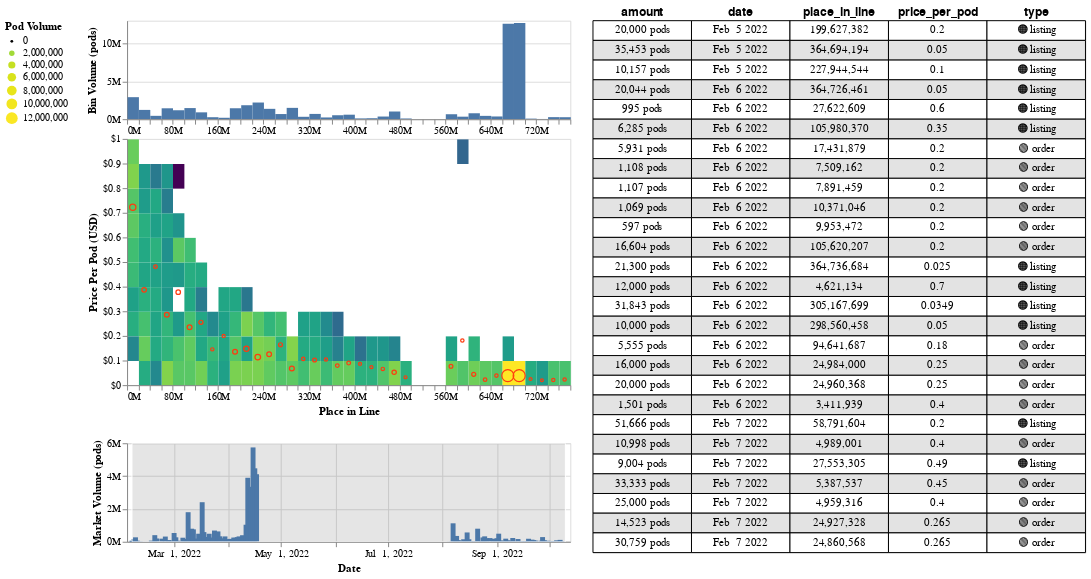

Notebook code cell kept with this figure:
### Code cell
"""
Some notes: 
    why is vega-lite so hard ʕっ•ᴥ•ʔっ
    
    Cross filtering by temporal domain through an interval selection: 
        https://stackoverflow.com/questions/71249346/use-interval-selection-from-one-dataset-chart-to-filter-data-in-another-dataset    
    Filtering by selection when the selection's mapped encoding is binned:
        https://stackoverflow.com/questions/60994128/how-to-click-on-square-of-heatmap-to-filter-linked-bar-chart-altair
"""
width = 450
sel_point = alt.selection_single(encodings=['x'], nearest=True, on="mouseover", clear="mouseout", empty="none")
sel_brush = alt.selection_interval(
    name="brush", 
    encodings=['x'], 
    init={"x": list(pd.to_datetime([df_fills.date.min(), df_fills.date.max()]).astype(int) / 1e6)}
)

base = (
    alt.Chart(df_fills[['amount', 'place_in_line', 'price_per_pod', 'date']])
    .transform_calculate(utc_date="utcParse(datum.date, '%Y-%m-%dT%H:%M:%S')")
    .transform_filter(
        """
        data(\"brush_store\").length 
        && datum.utc_date >= data('brush_store')[0].values[0][0] 
        && datum.utc_date <= data('brush_store')[0].values[0][1]
        """
    )
) 

xbin = alt.Bin(extent=[df_fills.place_in_line.min(), df_fills.place_in_line.max()], maxbins=50)

# ------------------------ HISTOGRAM ------------------------------------

histogram_place_in_line = (
    base
    .mark_rect()
    .encode(
        x=alt.X("place_in_line:Q", bin=xbin, axis=alt.Axis(title=None, format="s")), 
        y=alt.Y("sum(amount):Q", axis=alt.Axis(title="Bin Volume (pods)", format="s")), 
        tooltip=[alt.Tooltip("sum(amount):Q", format=",d", title="Pods")],
    )
    .properties(width=width, height=100)
)

# ------------------------ HEATMAP ------------------------------------

heatmap_base = (
    base
    .properties(width=width, height=250)
)
heatmap = (
    heatmap_base
    .mark_rect()
    .encode(
        x=alt.X(
            "place_in_line:Q", 
            bin=xbin, 
            axis=alt.Axis(title="Place in Line", format="s")
        ), 
        y=alt.Y(
            "price_per_pod:Q", 
            scale=alt.Scale(domain=(0,1)), 
            bin=alt.Bin(extent=[0,1], step=.1), 
            axis=alt.Axis(title="Price Per Pod (USD)", format="$.1")
        ), 
        color=alt.Color(
            "sum(amount):Q", 
            scale=alt.Scale(type="log", scheme="viridis"), 
            legend=alt.Legend(orient="left", title="Pod Volume", direction="vertical")
        ), 
        tooltip=alt.Tooltip("sum(amount):Q", format=",",)
    )
)

heatmap_curve = (
    heatmap_base
    .encode(
        x=alt.X("place_in_line:Q", bin=xbin), 
        y=alt.Y("mean(price_per_pod)"), 
        color=alt.value("#ff3b0f"),
    )
)
yield_curve_point_size = alt.Size("sum(amount)", scale=alt.Scale(range=[8, 150]), legend=None)
# scatter plot of yield curve 
yield_curve_points = (
    heatmap_curve
    .mark_point(strokeWidth=1.25)
    .encode(
        size=yield_curve_point_size,
        tooltip=[alt.Tooltip('mean(price_per_pod):Q', title="Avg Price Per Pod", format=".2f")],
    )
    .add_selection(sel_point)
)
# single mark for currently selected point (to visually highlight selection) 
yield_curve_point_selected = (
    heatmap_curve
    .mark_point(filled=True)
    .encode(size=yield_curve_point_size, color=alt.value("#00ff00"),)
    .transform_filter(sel_point)
) 

# ------------------------ TIME AXIS ------------------------------------
time_axis = (
    alt.Chart(df_vol_daily)
    .mark_bar()
    .encode(
        x=alt.X('date:T', axis=alt.Axis(title="Date", format="%b %e, %Y", tickCount=8)), 
        y=alt.Y('pod_volume:Q', axis=alt.Axis(title="Market Volume (pods)", format="s")), 
    ).properties(width=width, height=100
    ).add_selection(sel_brush)
)

# ------------------------ TABLE ------------------------------------
cols = ['date', 'amount', 'place_in_line', 'price_per_pod', 'type']
df = df_fills[cols].copy()

df['date'] = df['date'].dt.strftime("%Y-%m-%d")
df['amount'] = df.amount.astype(int)
df['place_in_line'] = df.place_in_line.astype(int)

nrows = 27
radio_sort_col = alt.binding_radio(name="Sort Column:", options=cols)
radio_sort_dir = alt.binding_radio(name="Sort Direction:", options=['asc', 'desc'])
slider = alt.binding_range(min=1, max=len(df) - nrows, step=1, name='Scroll Offset:')

select_scroll = alt.selection_single(
    name="scroller", fields=['offset'], bind=slider, init={'offset': 1}
)
select_radio_sort_col = alt.selection_single(
    name="sortby", fields=["sort_col"], bind=radio_sort_col, init={"sort_col": "date"}
)
select_radio_sort_dir = alt.selection_single(
    name="sortdir", fields=["sort_dir"], bind=radio_sort_dir, init={"sort_dir": "asc"}
)

table_base = (
    alt.Chart(df)
    .transform_filter(
        """
        data(\"brush_store\").length 
        && toDate(datum.date) >= data(\"brush_store\")[0].values[0][0] 
        && toDate(datum.date) <= data(\"brush_store\")[0].values[0][1]
        """
    )
    .transform_joinaggregate(rc="count(*)")
    .transform_window(sort=[{"field": "date"}], frame=[None, 0], sort_date="row_number(*)")
    .transform_window(sort=[{"field": "amount"}], frame=[None, 0], sort_amount="row_number(*)")
    .transform_window(sort=[{"field": "price_per_pod"}], frame=[None, 0], sort_price_per_pod="row_number(*)")
    .transform_window(sort=[{"field": "place_in_line"}], frame=[None, 0], sort_place_in_line="row_number(*)")
    .transform_window(sort=[{"field": "type"}], frame=[None, 0], sort_type="row_number(*)")
    .transform_calculate(sort_col=f"'sort_' + {select_radio_sort_col.name}.sort_col") # this behaves strangely if not computed before calculating sort_num
    .transform_calculate(sort_num="sortdir.sort_dir[0] === 'asc' ? datum[datum.sort_col] : (datum.rc - datum[datum.sort_col] + 1)")
    .transform_fold(['date', 'amount', 'place_in_line', 'price_per_pod', 'type'])
    .transform_filter(
        f"""
        datum.sort_num >= parseInt(scroller.offset)
        && datum.sort_num < (parseInt(scroller.offset) + {nrows})
        """
    )
    .encode(
        x=alt.X(
            "key:N", 
            axis=alt.Axis(
                orient="top", 
                labelAngle=0, 
                title=None, 
                domain=False, 
                ticks=False, 
                labelFontWeight=600, 
                labelFontSize=12
            ), 
        ),
        y=alt.Y("sort_num:O", axis=None), 
    )
) 

table_rect = (
    table_base
    .mark_rect(stroke="black")
    .encode(
        color=alt.condition("datum.sort_num % 2 === 0", alt.value("#e3e3e3"), alt.value("#ffffff"))
    )
) 
table_text = (
    table_base
    .transform_calculate(
        label="""
        datum.key === 'amount' ? format(datum.value, ',') + ' pods' : 
        datum.key === 'date' ? timeFormat(toDate(datum.value), '%b %e %Y') : 
        datum.key === 'place_in_line' ? format(datum.value, ',') : 
        datum.key === 'price_per_pod' ? format(datum.value, '~') : 
        datum.key === 'type' ? (
            datum.value === 'listing' ? '🟠 ' : '🟢 ' 
        ) + datum.value :
        datum.value
        """
    )
    .mark_text()
    .encode(text='label:N')
) 

c = (
    alt.hconcat(
        alt.vconcat(
            alt.vconcat(
                histogram_place_in_line, 
                alt.layer(
                    heatmap, yield_curve_points, yield_curve_point_selected, 
                    # yield_curve_text
                ), 
                bounds="flush"
            ), 
            time_axis 
        ), 
        (
            alt.layer(table_rect, table_text)
            .add_selection(select_scroll, select_radio_sort_col, select_radio_sort_dir)
            .properties(width=500)
        )
    )
)

css_lines = [
    "div.chart-wrapper { display: flex; flex-direction: column; }", 
    """
    form.vega-bindings { 
        order: -1; 
        display: flex; 
        flex-direction: column;
        align-items: end; 
    }
    """, 
    "canvas { order: 1 }", 
    """
    div.vega-bind { 
        display: block; 
        width: 50%; 
    }
    """, 
    """
    span.vega-bind-name { 
        font-weight: 500 !important; 
        padding-right: 5px !important; 
    }
    """,
    """
    span.vega-bind-name span { 
        font-weight: 600 !important; 
        padding-right: 5px !important; 
    }
    """,
]
css = "\n".join(css_lines)
    
apply_css("")
# apply_css(css) 

c

### Figure 1 — Vega-Lite specification as saved in the notebook (floating-point values rounded to 4 significant figures; data arrays with more than 128 entries replaced by an {"elided": "..."} marker saying what was removed)
{"config": {"view": {"continuousWidth": 400, "continuousHeight": 300}}, "hconcat": [{"vconcat": [{"vconcat": [{"mark": "rect", "encoding": {"tooltip": [{"aggregate": "sum", "field": "amount", "format": ",d", "title": "Pods", "type": "quantitative"}], "x": {"axis": {"format": "s", "title": null}, "bin": {"extent": [414000.0, 770900000.0], "maxbins": 50}, "field": "place_in_line", "type": "quantitative"}, "y": {"aggregate": "sum", "axis": {"format": "s", "title": "Bin Volume (pods)"}, "field": "amount", "type": "quantitative"}}, "height": 100, "transform": [{"calculate": "utcParse(datum.date, '%Y-%m-%dT%H:%M:%S')", "as": "utc_date"}, {"filter": "\n        data(\"brush_store\").length \n        && datum.utc_date >= data('brush_store')[0].values[0][0] \n        && datum.utc_date <= data('brush_store')[0].values[0][1]\n        "}], "width": 450}, {"layer": [{"mark": "rect", "encoding": {"color": {"aggregate": "sum", "field": "amount", "legend": {"direction": "vertical", "orient": "left", "title": "Pod Volume"}, "scale": {"scheme": "viridis", "type": "log"}, "type": "quantitative"}, "tooltip": {"aggregate": "sum", "field": "amount", "format": ",", "type": "quantitative"}, "x": {"axis": {"format": "s", "title": "Place in Line"}, "bin": {"extent": [414000.0, 770900000.0], "maxbins": 50}, "field": "place_in_line", "type": "quantitative"}, "y": {"axis": {"format": "$.1", "title": "Price Per Pod (USD)"}, "bin": {"extent": [0, 1], "step": 0.1}, "field": "price_per_pod", "scale": {"domain": [0, 1]}, "type": "quantitative"}}, "height": 250, "transform": [{"calculate": "utcParse(datum.date, '%Y-%m-%dT%H:%M:%S')", "as": "utc_date"}, {"filter": "\n        data(\"brush_store\").length \n        && datum.utc_date >= data('brush_store')[0].values[0][0] \n        && datum.utc_date <= data('brush_store')[0].values[0][1]\n        "}], "width": 450}, {"mark": {"type": "point", "strokeWidth": 1.25}, "encoding": {"color": {"value": "#ff3b0f"}, "size": {"aggregate": "sum", "field": "amount", "legend": null, "scale": {"range": [8, 150]}, "type": "quantitative"}, "tooltip": [{"aggregate": "mean", "field": "price_per_pod", "format": ".2f", "title": "Avg Price Per Pod", "type": "quantitative"}], "x": {"bin": {"extent": [414000.0, 770900000.0], "maxbins": 50}, "field": "place_in_line", "type": "quantitative"}, "y": {"aggregate": "mean", "field": "price_per_pod", "type": "quantitative"}}, "height": 250, "selection": {"selector001": {"type": "single", "encodings": ["x"], "nearest": true, "on": "mouseover", "clear": "mouseout", "empty": "none"}}, "transform": [{"calculate": "utcParse(datum.date, '%Y-%m-%dT%H:%M:%S')", "as": "utc_date"}, {"filter": "\n        data(\"brush_store\").length \n        && datum.utc_date >= data('brush_store')[0].values[0][0] \n        && datum.utc_date <= data('brush_store')[0].values[0][1]\n        "}], "width": 450}, {"mark": {"type": "point", "filled": true}, "encoding": {"color": {"value": "#00ff00"}, "size": {"aggregate": "sum", "field": "amount", "legend": null, "scale": {"range": [8, 150]}, "type": "quantitative"}, "x": {"bin": {"extent": [414000.0, 770900000.0], "maxbins": 50}, "field": "place_in_line", "type": "quantitative"}, "y": {"aggregate": "mean", "field": "price_per_pod", "type": "quantitative"}}, "height": 250, "transform": [{"calculate": "utcParse(datum.date, '%Y-%m-%dT%H:%M:%S')", "as": "utc_date"}, {"filter": "\n        data(\"brush_store\").length \n        && datum.utc_date >= data('brush_store')[0].values[0][0] \n        && datum.utc_date <= data('brush_store')[0].values[0][1]\n        "}, {"filter": {"selection": "selector001"}}], "width": 450}]}], "bounds": "flush", "data": {"name": "data-fa0e5c826acdc97ba97894a756570d7a"}}, {"data": {"name": "data-a0b3892e4a41f42009ec6ec731602951"}, "mark": "bar", "encoding": {"x": {"axis": {"format": "%b %e, %Y", "tickCount": 8, "title": "Date"}, "field": "date", "type": "temporal"}, "y": {"axis": {"format": "s", "title": "Market Volume (pods)"}, "field": "pod_volume", "type": "quantitative"}}, "height": 100, "selection": {"brush": {"type": "interval", "encodings": ["x"], "init": {"x": [1644000000000.0, 1665000000000.0]}}}, "width": 450}]}, {"layer": [{"mark": {"type": "rect", "stroke": "black"}, "encoding": {"color": {"condition": {"value": "#e3e3e3", "test": "datum.sort_num % 2 === 0"}, "value": "#ffffff"}, "x": {"axis": {"domain": false, "labelAngle": 0, "labelFontSize": 12, "labelFontWeight": 600, "orient": "top", "ticks": false, "title": null}, "field": "key", "type": "nominal"}, "y": {"axis": null, "field": "sort_num", "type": "ordinal"}}, "selection": {"scroller": {"type": "single", "fields": ["offset"], "bind": {"input": "range", "max": 1545, "min": 1, "name": "Scroll Offset:", "step": 1}, "init": {"offset": 1}}, "sortby": {"type": "single", "fields": ["sort_col"], "bind": {"input": "radio", "options": ["date", "amount", "place_in_line", "price_per_pod", "type"], "name": "Sort Column:"}, "init": {"sort_col": "date"}}, "sortdir": {"type": "single", "fields": ["sort_dir"], "bind": {"input": "radio", "options": ["asc", "desc"], "name": "Sort Direction:"}, "init": {"sort_dir": "asc"}}}, "transform": [{"filter": "\n        data(\"brush_store\").length \n        && toDate(datum.date) >= data(\"brush_store\")[0].values[0][0] \n        && toDate(datum.date) <= data(\"brush_store\")[0].values[0][1]\n        "}, {"joinaggregate": [{"op": "count", "field": "*", "as": "rc"}]}, {"window": [{"op": "row_number", "field": "*", "as": "sort_date"}], "frame": [null, 0], "sort": [{"field": "date"}]}, {"window": [{"op": "row_number", "field": "*", "as": "sort_amount"}], "frame": [null, 0], "sort": [{"field": "amount"}]}, {"window": [{"op": "row_number", "field": "*", "as": "sort_price_per_pod"}], "frame": [null, 0], "sort": [{"field": "price_per_pod"}]}, {"window": [{"op": "row_number", "field": "*", "as": "sort_place_in_line"}], "frame": [null, 0], "sort": [{"field": "place_in_line"}]}, {"window": [{"op": "row_number", "field": "*", "as": "sort_type"}], "frame": [null, 0], "sort": [{"field": "type"}]}, {"calculate": "'sort_' + sortby.sort_col", "as": "sort_col"}, {"calculate": "sortdir.sort_dir[0] === 'asc' ? datum[datum.sort_col] : (datum.rc - datum[datum.sort_col] + 1)", "as": "sort_num"}, {"fold": ["date", "amount", "place_in_line", "price_per_pod", "type"]}, {"filter": "\n        datum.sort_num >= parseInt(scroller.offset)\n        && datum.sort_num < (parseInt(scroller.offset) + 27)\n        "}]}, {"mark": "text", "encoding": {"text": {"field": "label", "type": "nominal"}, "x": {"axis": {"domain": false, "labelAngle": 0, "labelFontSize": 12, "labelFontWeight": 600, "orient": "top", "ticks": false, "title": null}, "field": "key", "type": "nominal"}, "y": {"axis": null, "field": "sort_num", "type": "ordinal"}}, "transform": [{"filter": "\n        data(\"brush_store\").length \n        && toDate(datum.date) >= data(\"brush_store\")[0].values[0][0] \n        && toDate(datum.date) <= data(\"brush_store\")[0].values[0][1]\n        "}, {"joinaggregate": [{"op": "count", "field": "*", "as": "rc"}]}, {"window": [{"op": "row_number", "field": "*", "as": "sort_date"}], "frame": [null, 0], "sort": [{"field": "date"}]}, {"window": [{"op": "row_number", "field": "*", "as": "sort_amount"}], "frame": [null, 0], "sort": [{"field": "amount"}]}, {"window": [{"op": "row_number", "field": "*", "as": "sort_price_per_pod"}], "frame": [null, 0], "sort": [{"field": "price_per_pod"}]}, {"window": [{"op": "row_number", "field": "*", "as": "sort_place_in_line"}], "frame": [null, 0], "sort": [{"field": "place_in_line"}]}, {"window": [{"op": "row_number", "field": "*", "as": "sort_type"}], "frame": [null, 0], "sort": [{"field": "type"}]}, {"calculate": "'sort_' + sortby.sort_col", "as": "sort_col"}, {"calculate": "sortdir.sort_dir[0] === 'asc' ? datum[datum.sort_col] : (datum.rc - datum[datum.sort_col] + 1)", "as": "sort_num"}, {"fold": ["date", "amount", "place_in_line", "price_per_pod", "type"]}, {"filter": "\n        datum.sort_num >= parseInt(scroller.offset)\n        && datum.sort_num < (parseInt(scroller.offset) + 27)\n        "}, {"calculate": "\n        datum.key === 'amount' ? format(datum.value, ',') + ' pods' : \n        datum.key === 'date' ? timeFormat(toDate(datum.value), '%b %e %Y') : \n        datum.key === 'place_in_line' ? format(datum.value, ',') : \n        datum.key === 'price_per_pod' ? format(datum.value, '~') : \n        datum.key === 'type' ? (\n            datum.value === 'listing' ? '🟠 ' : '🟢 ' \n        ) + datum.value :\n        datum.value\n        ", "as": "label"}]}], "data": {"name": "data-b7755645fbad9e6107b333643cac12ef"}, "width": 500}], "$schema": "https://vega.github.io/schema/vega-lite/v4.17.0.json", "datasets": {"data-fa0e5c826acdc97ba97894a756570d7a": {"elided": "1572 records"}, "data-a0b3892e4a41f42009ec6ec731602951": {"elided": "248 records"}, "data-b7755645fbad9e6107b333643cac12ef": {"elided": "1572 records"}}}
